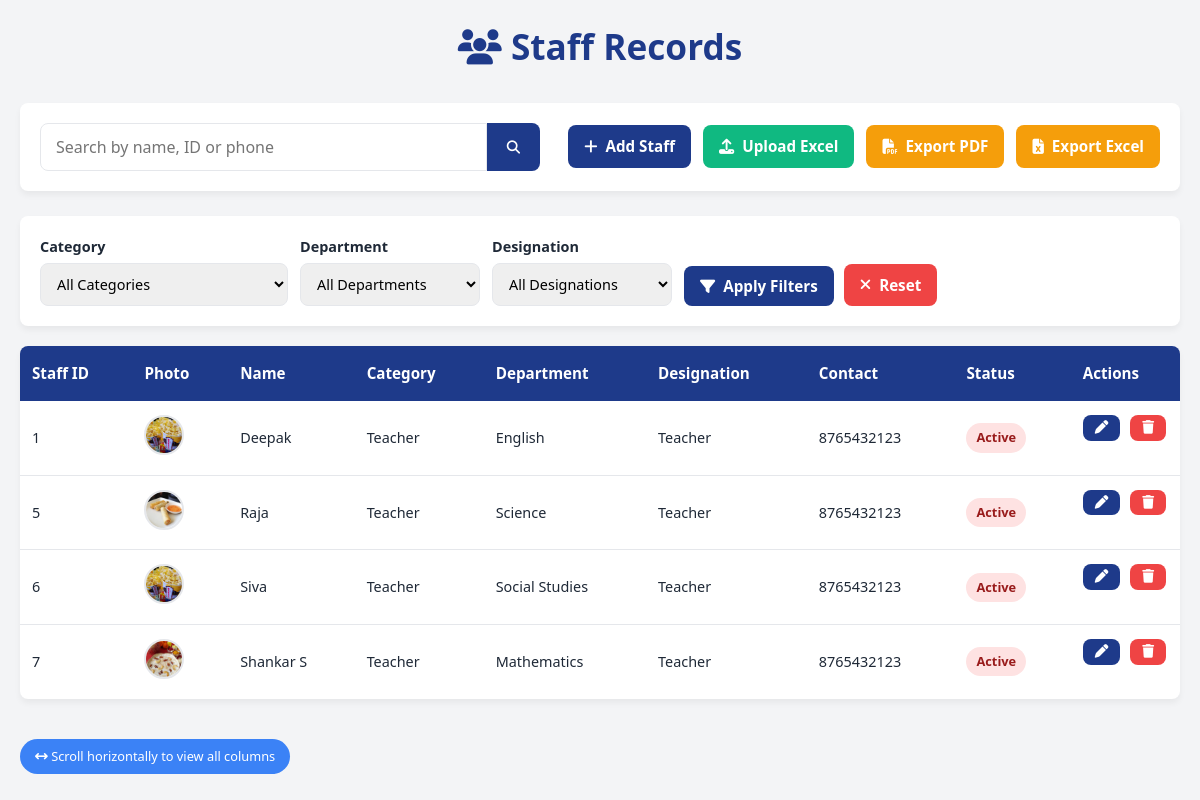
Page /staff/ on the committed database.
### staff/models.py (models this page shows, shortened)
class Staff(models.Model):
    GENDER_CHOICES = [('M', 'Male'), ('F', 'Female'), ('O', 'Other')]
    EMPLOYMENT_TYPE = [('Permanent', 'Permanent'), ('Contract', 'Contract'), ('Temporary', 'Temporary')]
    STATUS_CHOICES = [('Active', 'Active'), ('Resigned', 'Resigned'), ('Suspended', 'Suspended')]
    STAFF_CATEGORY_CHOICES = [
        ('TEACHER', 'Teacher'), ('OFFICE', 'Office Staff'), ('DRIVER', 'Driver'),
        ('CLEANER', 'Sanitary Cleaner'), ('SECURITY', 'Security Guard'),
        ('ADMIN', 'Administrative / Management'), ('NON_TEACHING', 'Non-Teaching Staff'),
        ('OTHERS', 'Others'),
    ]
    ROLE_CHOICES = [
        ('PRINCIPAL', 'Principal / CEO'), ('HR', 'HR / Admin Officer'),
        ('TEACHER', 'Teacher'), ('OFFICE', 'Office Staff'),
    ]
    DEPARTMENT_CHOICES = [
        ('SCIENCE', 'Science'), ('MATHS', 'Mathematics'), ('ENGLISH', 'English'),
        ('SOCIAL', 'Social Studies'), ('ACCOUNTS', 'Accounts'), ('OFFICE', 'Office Department'),
        ('TRANSPORT', 'Transport'), ('OTHERS', 'Others'),
    ]
    DESIGNATION_CHOICES = [
        ('PRINCIPAL', 'Principal'), ('TEACHER', 'Teacher'), ('CLERK', 'Office Clerk'),
        ('ACCOUNTANT', 'Accountant'), ('DRIVER', 'Driver'), ('SWEEPER', 'Sweeper'),
        ('GUARD', 'Security Guard'), ('HELPER', 'Helper'),
    ]
    department = models.CharField(max_length=30, choices=DEPARTMENT_CHOICES, default='OTHERS')
    designation = models.CharField(max_length=30, choices=DESIGNATION_CHOICES, default='TEACHER')
    staff_id = models.CharField(max_length=30, unique=True, editable=False, blank=True)
    full_name = models.CharField(max_length=100)
    gender = models.CharField(max_length=1, choices=GENDER_CHOICES)
    dob = models.DateField()
    doj = models.DateField(default=timezone.now)
    contact_number = models.CharField(max_length=15)
    email = models.EmailField(blank=True, null=True)
    address = models.TextField(blank=True)
    photo = models.ImageField(upload_to='staff_photos/', null=True, blank=True)
    rfid_code = models.CharField(max_length=50, blank=True, null=True, unique=True)
    biometric_id = models.CharField(max_length=50, blank=True, null=True, unique=True)
    employment_type = models.CharField(max_length=20, choices=EMPLOYMENT_TYPE, default='Permanent')
    salary = models.DecimalField(max_digits=10, decimal_places=2, default=0.00)
    status = models.CharField(max_length=20, choices=STATUS_CHOICES, default='Active')
    remarks = models.TextField(blank=True)
    staff_category = models.CharField(max_length=20, choices=STAFF_CATEGORY_CHOICES, default='TEACHER')
    staff_role = models.CharField(max_length=20, choices=ROLE_CHOICES, default='TEACHER')
    user = models.OneToOneField(get_user_model(), on_delete=models.SET_NULL, null=True, blank=True)
    DEPT_CODES = {
        'SCIENCE': 'SCI', 'MATHS': 'MAT', 'ENGLISH': 'ENG', 'SOCIAL': 'SOC',
        'ACCOUNTS': 'ACC', 'OFFICE': 'OFF', 'TRANSPORT': 'TRN', 'OTHERS': 'OTH',
    }
    DESIG_CODES = {
        'PRINCIPAL': 'PRN', 'TEACHER': 'TEA', 'CLERK': 'CLK', 'ACCOUNTANT': 'ACC',
        'DRIVER': 'DRV', 'SWEEPER': 'SWP', 'GUARD': 'GRD', 'HELPER': 'HLP',
    }

### staff/views.py (the view)
# urls.py: path('', views.staff_list, name='staff_list'),
def staff_list(request):
    query = request.GET.get('q', '')
    selected_category = request.GET.get('staff_category', '')
    selected_department = request.GET.get('department', '')
    selected_designation = request.GET.get('designation', '')
    staff = Staff.objects.all()
    if query:
        staff = staff.filter(
            Q(full_name__icontains=query) |
            Q(staff_id__icontains=query) |
            Q(contact_number__icontains=query)
        )
    if selected_category:
        staff = staff.filter(staff_category=selected_category)
    if selected_department:
        staff = staff.filter(department=selected_department)
    if selected_designation:
        staff = staff.filter(designation=selected_designation)
    context = {
        'staff': staff,
        'query': query,
        'categories': Staff.STAFF_CATEGORY_CHOICES,
        'departments': Staff.DEPARTMENT_CHOICES,
        'designations': Staff.DESIGNATION_CHOICES,
        'selected_category': selected_category,
        'selected_department': selected_department,
        'selected_designation': selected_designation,
    }
    return render(request, 'staff/staff_list.html', context)

### templates/staff/staff_list.html (shortened to what this page needs)
{% load static %}
<!DOCTYPE html>
<html lang="en">
<head>
  <link rel="stylesheet" href="https://cdnjs.cloudflare.com/ajax/libs/font-awesome/6.5.0/css/all.min.css">
</head>
<body>
  <div class="container">
    <div class="header">
      <h1><i class="fas fa-users"></i> Staff Records</h1>
    </div>
    <div class="top-bar">
      <form method="get" class="search-form">
        <input type="text" name="q" placeholder="Search by name, ID or phone" value="{{ query }}">
        <button type="submit"><i class="fas fa-search"></i></button>
      </form>
      <div class="action-buttons">
        <a href="{% url 'add_staff' %}" class="btn btn-primary">
          <i class="fas fa-plus"></i> Add Staff
        </a>
        <a href="{% url 'upload-staff-excel' %}" class="btn btn-secondary">
          <i class="fas fa-upload"></i> Upload Excel
        </a>
        <a href="{% url 'export_staff_pdf' %}?q={{ query }}&staff_category={{ selected_category }}&department={{ selected_department }}&designation={{ selected_designation }}" class="btn btn-accent">
          <i class="fas fa-file-pdf"></i> Export PDF
        </a>
        <a href="{% url 'export_staff_excel' %}?q={{ query }}&staff_category={{ selected_category }}&department={{ selected_department }}&designation={{ selected_designation }}" class="btn btn-accent">
          <i class="fas fa-file-excel"></i> Export Excel
        </a>
      </div>
    </div>
    <form method="get" class="filter-form">
      <div class="filter-group">
        <label for="category">Category</label>
        <select id="category" name="staff_category">
          <option value="">All Categories</option>
        </select>
      </div>
      <div class="filter-group">
        <label for="department">Department</label>
        <select id="department" name="department">
          <option value="">All Departments</option>
        </select>
      </div>
      <div class="filter-group">
        <label for="designation">Designation</label>
        <select id="designation" name="designation">
          <option value="">All Designations</option>
        </select>
      </div>
      <div class="filter-actions">
        <button type="submit" class="btn btn-primary">
          <i class="fas fa-filter"></i> Apply Filters
        </button>
        <a href="{% url 'staff_list' %}" class="btn btn-danger">
          <i class="fas fa-times"></i> Reset
        </a>
      </div>
    </form>
    <div class="table-wrapper">
      <div class="table-container">
        <table>
          <thead>
            <tr>
              <th>Staff ID</th>
              <th>Photo</th>
              <th>Name</th>
              <th>Category</th>
              <th>Department</th>
              <th>Designation</th>
              <th>Contact</th>
              <th>Status</th>
              <th>Actions</th>
            </tr>
          </thead>
          <tbody>
            {% for staff_member in staff %}
            <tr>
              <td>{{ staff_member.staff_id }}</td>
              <td>
                {% if staff_member.photo %}
                  <img src="{{ staff_member.photo.url }}" alt="Photo" class="staff-photo">
                {% else %}
                  <div class="staff-photo" style="background:#f0f0f0; display:flex; align-items:center; justify-content:center;">
                    <i class="fas fa-user" style="color:#999;"></i>
                  </div>
                {% endif %}
              </td>
              <td>{{ staff_member.full_name }}</td>
              <td>{{ staff_member.get_staff_category_display }}</td>
              <td>{{ staff_member.get_department_display }}</td>
              <td>{{ staff_member.get_designation_display }}</td>
              <td>{{ staff_member.contact_number }}</td>
              <td>
                <span class="status-badge {% if staff_member.status == 'active' %}status-active{% else %}status-inactive{% endif %}">
                  {{ staff_member.get_status_display }}
                </span>
              </td>
              <td class="actions-cell">
                <a href="{% url 'edit_staff' staff_member.pk %}" class="btn btn-primary btn-sm">
                  <i class="fas fa-pen"></i>
                </a>
                <form action="{% url 'delete_staff' staff_member.pk %}" method="post" style="display:inline;">
                  <button type="submit" class="btn btn-danger btn-sm" onclick="return confirm('Are you sure to permanently delete this staff?')">
                    <i class="fas fa-trash"></i>
                  </button>
                </form>
              </td>
            </tr>
            {% endfor %}
          </tbody>
        </table>
      </div>
    </div>
    <div class="scroll-indicator">
      <i class="fas fa-arrows-left-right"></i> Scroll horizontally to view all columns
    </div>
  </div>
</body>
</html>

### templates/staff/staff_list.html (style rules this page uses)
:root { --primary: #1e3a8a; --primary-light: #3b82f6; --secondary: #10b981; --accent: #f59e0b; --danger: #ef4444; --light: #f9fafb; --dark: #1f2937; --gray: #6b7280; --light-gray: #e5e7eb; --border-radius: 8px; --shadow: 0 4px 6px rgba(0, 0, 0, 0.05); }
* { margin: 0; padding: 0; box-sizing: border-box; font-family: 'Segoe UI', Tahoma, Geneva, Verdana, sans-serif; }
body { background-color: #f3f4f6; color: var(--dark); padding: 20px; line-height: 1.5; }
.container { max-width: 1400px; margin: 0 auto; }
.header { text-align: center; margin-bottom: 30px; }
.header h1 { color: var(--primary); font-size: 2.2rem; margin-bottom: 10px; font-weight: 700; }
.top-bar { display: flex; justify-content: space-between; align-items: center; flex-wrap: wrap; gap: 15px; background: white; padding: 20px; border-radius: var(--border-radius); box-shadow: var(--shadow); margin-bottom: 25px; }
.search-form { display: flex; flex: 1; max-width: 500px; }
.search-form input { flex: 1; padding: 12px 15px; border: 1px solid var(--light-gray); border-radius: var(--border-radius) 0 0 var(--border-radius); font-size: 1rem; outline: none; transition: border-color 0.3s; }
.search-form button { padding: 0 20px; background: var(--primary); color: white; border: none; border-radius: 0 var(--border-radius) var(--border-radius) 0; cursor: pointer; font-weight: 600; transition: background 0.3s; }
.action-buttons { display: flex; align-items: center; gap: 12px; flex-wrap: wrap; }
.btn { display: inline-flex; align-items: center; gap: 8px; padding: 10px 16px; border-radius: var(--border-radius); font-weight: 600; text-decoration: none; font-size: 0.95rem; transition: all 0.3s; border: none; cursor: pointer; }
.btn-primary { background: var(--primary); color: white; }
.btn-secondary { background: var(--secondary); color: white; }
.btn-accent { background: var(--accent); color: white; }
.btn-danger { background: var(--danger); color: white; }
.btn-sm { padding: 6px 12px; font-size: 0.85rem; }
.table-wrapper { background: white; border-radius: var(--border-radius); box-shadow: var(--shadow); overflow: hidden; margin-bottom: 30px; }
.table-container { width: 100%; overflow-x: auto; }
table { width: 100%; border-collapse: collapse; min-width: 1200px; }
thead { background: var(--primary); color: white; position: sticky; top: 0; z-index: 10; }
th { padding: 16px 12px; text-align: left; font-weight: 600; font-size: 0.95rem; white-space: nowrap; }
tbody tr { border-bottom: 1px solid var(--light-gray); transition: background 0.2s; }
tbody tr:last-child { border-bottom: none; }
td { padding: 14px 12px; font-size: 0.9rem; color: var(--dark); vertical-align: middle; white-space: nowrap; overflow: hidden; text-overflow: ellipsis; max-width: 200px; }
.staff-photo { width: 40px; height: 40px; border-radius: 50%; object-fit: cover; border: 2px solid var(--light-gray); }
.status-badge { display: inline-block; padding: 5px 10px; border-radius: 20px; font-size: 0.8rem; font-weight: 600; white-space: nowrap; }
.status-inactive { background: #fee2e2; color: #991b1b; }
.actions-cell { display: flex; gap: 10px; white-space: nowrap; }
.scroll-indicator { display: none; padding: 8px 15px; background: var(--primary-light); color: white; border-radius: 20px; font-size: 0.8rem; margin-top: 10px; }
.filter-form { display: flex; flex-wrap: wrap; gap: 12px; margin-bottom: 20px; background: white; padding: 20px; border-radius: var(--border-radius); box-shadow: var(--shadow); }
.filter-group { display: flex; flex-direction: column; gap: 6px; min-width: 180px; }
.filter-group label { font-size: 0.9rem; font-weight: 600; color: var(--dark); }
.filter-group select { padding: 10px 12px; border: 1px solid var(--light-gray); border-radius: var(--border-radius); font-size: 0.9rem; outline: none; transition: border-color 0.3s; }
.filter-actions { display: flex; align-items: flex-end; gap: 10px; }
@media (max-width: 1200px) { .scroll-indicator { display: inline-block; } }

### rows in the picture
Staff: staff_id "1", photo (picture), full_name "Deepak", staff_category "Teacher", department "English", designation "Teacher", contact_number "8765432123", status "Active"
Staff: staff_id "5", photo (picture), full_name "Raja", staff_category "Teacher", department "Science", designation "Teacher", contact_number "8765432123", status "Active"
Staff: staff_id "6", photo (picture), full_name "Siva", staff_category "Teacher", department "Social Studies", designation "Teacher", contact_number "8765432123", status "Active"
Staff: staff_id "7", photo (picture), full_name "Shankar S", staff_category "Teacher", department "Mathematics", designation "Teacher", contact_number "8765432123", status "Active"
